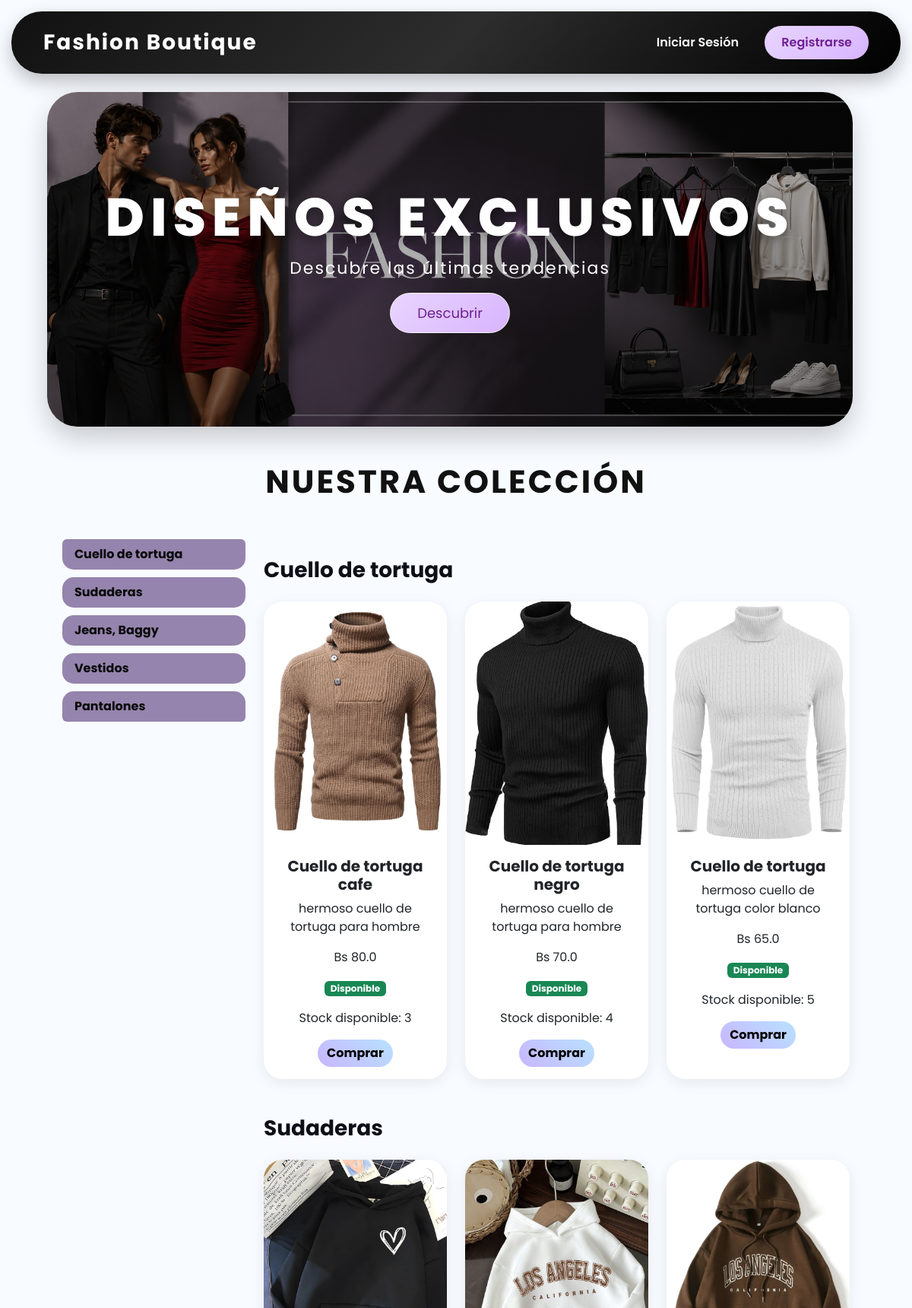
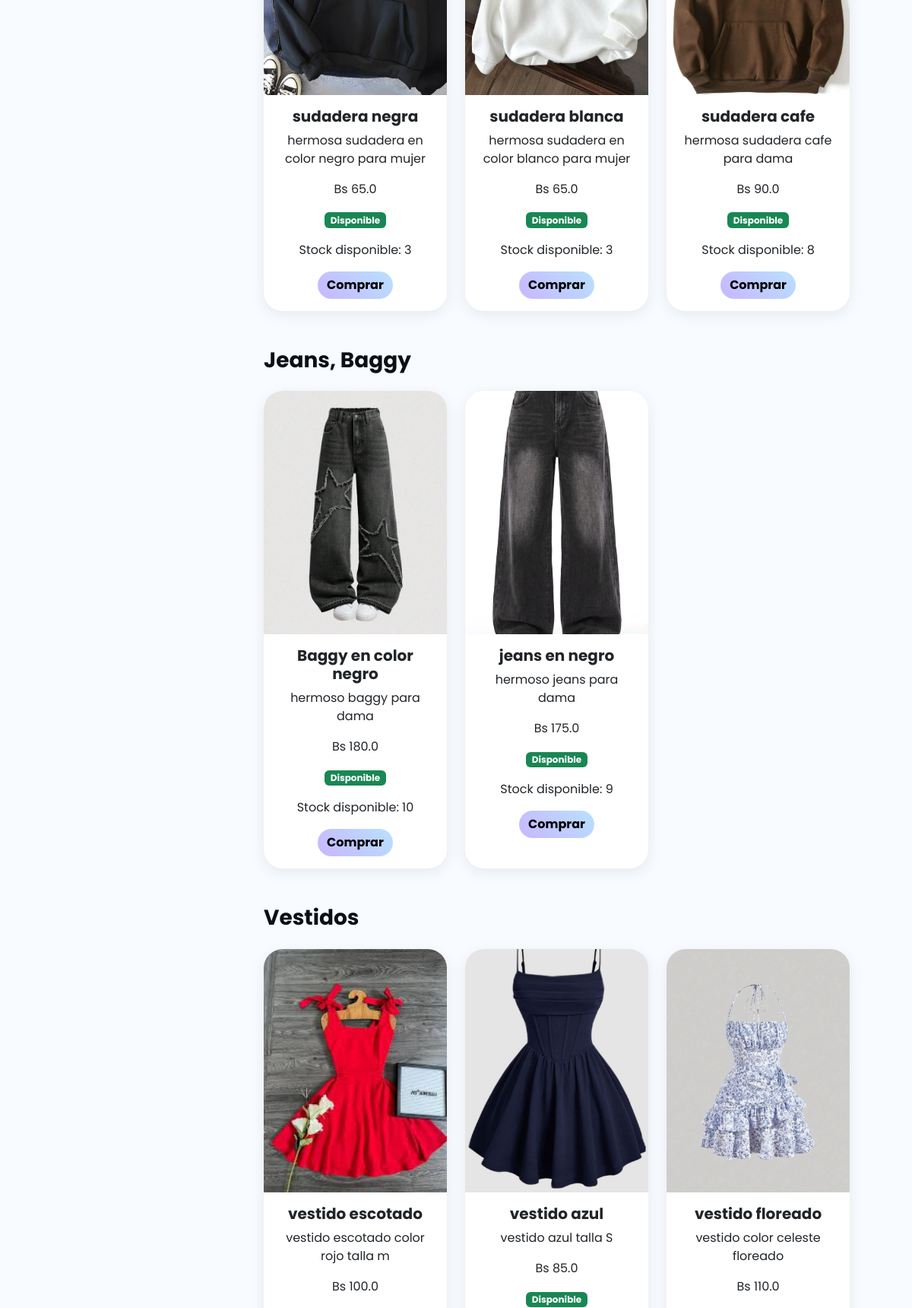
The page / (upper part) on the database its author committed (2 pictures, top to bottom).
### app/models/categoria.py (models this page shows)
class Categoria(db.Model):
    __tablename__ = "categorias"
    id = db.Column(
        db.Integer,
        primary_key=True
    )
    nombre = db.Column(
        db.String(100),
        nullable=False
    )
    descripcion = db.Column(
        db.Text
    )
    productos = db.relationship(
        "Producto",
        backref="categoria",
        lazy=True
    )

### app/models/producto.py (models this page shows)
class Producto(db.Model):
    __tablename__ = "productos"
    id = db.Column(
        db.Integer,
        primary_key=True
    )
    nombre = db.Column(
        db.String(100),
        nullable=False
    )
    descripcion = db.Column(
        db.Text
    )
    precio = db.Column(
        db.Float,
        nullable=False
    )
    stock = db.Column(
        db.Integer,
        default=0
    )
    imagen = db.Column(
        db.String(255)
    )
    categoria_id = db.Column(
        db.Integer,
        db.ForeignKey("categorias.id")
    )

### app/tienda/routes.py (the view)
@tienda_bp.route("/")
def inicio():
    productos = Producto.query.all()
    categorias = Categoria.query.all()
    return render_template(
        "inicio.html",
        productos=productos,
        categorias=categorias
    )

### app/templates/inicio.html (shortened to what this page needs)
{% extends 'base.html' %}
{% block content %}
<section
class="hero-section">
<div class="hero-overlay">
<h1>
DISEÑOS EXCLUSIVOS
</h1>
<p>
Descubre las últimas tendencias
</p>
<a
href="#productos"
class="btn btn-light">
Descubrir
</a>
</div>
</section>
<section
id="productos"
class="container mt-5">
<h2 class="titulo-coleccion">
NUESTRA COLECCIÓN
</h2>
<div class="row">
<div class="col-md-3">
<div class="list-group sticky-top">
{% for categoria in categorias %}
<a
href="#cat{{ categoria.id }}"
class="list-group-item list-group-item-action">
{{ categoria.nombre }}
</a>
{% endfor %}
</div>
</div>
<div class="col-md-9">
{% for categoria in categorias %}
<h3
id="cat{{ categoria.id }}"
class="mt-4 mb-4">
{{ categoria.nombre }}
</h3>
<div class="row">
{% for producto in productos %}
{% if producto.categoria_id == categoria.id %}
<div class="col-md-4 mb-4">
<div class="card h-100">
{% if producto.imagen %}
<img
src="{{ url_for('static',
filename='uploads/' + producto.imagen) }}"
class="card-img-top">
{% endif %}
<div class="card-body">
<h5>
{{ producto.nombre }}
</h5>
<p>
{{ producto.descripcion }}
</p>
<p>
Bs {{ producto.precio }}
</p>
<p>
{% if producto.stock > 0 %}
<span class="badge bg-success">
Disponible
</span>
{% else %}
<span class="badge bg-danger">
Agotado
</span>
{% endif %}
</p>
<p>
Stock disponible:
{{ producto.stock }}
</p>
{% if producto.stock > 0 %}
<a
href="/agregar-carrito/{{ producto.id }}"
class="btn btn-dark">
Comprar
</a>
{% else %}
<button
class="btn btn-danger"
disabled>
Sin stock
</button>
{% endif %}
</div>
</div>
</div>
{% endif %}
{% endfor %}
</div>
{% endfor %}
</div>
</div>
</section>
{% endblock %}

### app/templates/base.html (shortened to what this page needs)
<!DOCTYPE html>
<html>
<head>
    <link href="https://cdn.jsdelivr.net/npm/bootstrap@5.3.3/dist/css/bootstrap.min.css" rel="stylesheet">
    <link rel="stylesheet"
          href="{{ url_for('static', filename='css/style.css') }}">
    </head>
<body>
<nav class="navbar navbar-expand-lg">
    <div class="container-fluid">
        <a class="navbar-brand" href="/">
        Fashion Boutique
        </a>
        <div>
            {% if current_user.is_authenticated %}
                {% if current_user.rol == "admin" %}
                    <a href="/admin/dashboard" class="btn btn-light">
                        Dashboard
                    </a>
                    <a href="/admin/usuarios" class="btn btn-light">
                        Usuarios
                    </a>
                    <a href="/admin/categorias" class="btn btn-light">
                        Categorías
                    </a>
                    <a href="/admin/productos" class="btn btn-light">
                        Productos
                    </a>
                    <a href="/admin/pedidos" class="btn btn-light">
                        Pedidos
                    </a>
                {% elif current_user.rol == "vendedor" %}
                    <a href="/vendedor/categorias" class="btn btn-light">
                        Categorías
                    </a>
                    <a href="/vendedor/productos" class="btn btn-light">
                        Productos
                    </a>
                    <a href="/vendedor/pedidos" class="btn btn-light">
                        Pedidos
                    </a>
                {% elif current_user.rol == "cliente" %}
                    <a href="/" class="btn btn-light">
                        Tienda
                    </a>
                    <a href="/carrito" class="btn btn-light">
                        Carrito
                    </a>
                    <a href="/pedidos" class="btn btn-light">
                        Mis Pedidos
                    </a>
                {% endif %}
                <a href="/logout" class="btn btn-danger">
                    Salir
                </a>
            {% else %}
                <a href="/login" class="btn btn-outline-light">
                    Iniciar Sesión
                </a>
                <a href="/register" class="btn btn-light">
                    Registrarse
                </a>
            {% endif %}
        </div>
    </div>
</nav>
<div class="container mt-4">
    {% block content %}
    {% endblock %}
</div>
</body>
</html>

### app/static/css/style.css (style rules this page uses)
body { background:#f8fbff; font-family:'Segoe UI',sans-serif; margin:0; padding:0; }
.container { max-width:95%; }
.navbar { background: linear-gradient( 135deg, #111111, #2d2d2d, #000000 ); margin:15px; border-radius:40px; padding:15px 30px; box-shadow: 0 10px 25px rgba(0,0,0,.25); }
.navbar-brand { font-size:28px; font-weight:700; letter-spacing:2px; color:white !important; }
.navbar .btn { border:none; border-radius:30px; padding:10px 22px; font-weight:600; margin-left:8px; transition:.3s; }
.btn-light { background:linear-gradient( 135deg, #e8d5ff, #d8b4fe ); color:#6e2092 !important; }
.btn-outline-light { border-radius:30px; padding:10px 22px; }
.hero-section { height:55vh; width:95%; margin:25px auto; border-radius:50px; overflow:hidden; }
.hero-section { height:55vh; background-image:url("/static/banners/baner.jpg"); background-size:cover; background-position:center; display:flex; align-items:center; justify-content:center; position:relative; margin:20px; border-radius:40px; overflow:hidden; box-shadow: 0 15px 35px rgba(0,0,0,.20); }
.hero-overlay { background: linear-gradient( rgba(0,0,0,.20), rgba(0,0,0,.45) ); width:100%; height:100%; display:flex; flex-direction:column; justify-content:center; align-items:center; color:white; text-align:center; border-radius:inherit; }
.hero-overlay h1 { font-size:70px; font-weight:800; letter-spacing:8px; text-shadow: 0 5px 15px rgba(0,0,0,.40); }
.hero-overlay p { font-size:22px; letter-spacing:2px; }
.hero-overlay .btn { border-radius:30px; padding:12px 35px; font-size:18px; }
.list-group { top:20px; position:sticky; }
.list-group-item { background:#9584ad; border:none; margin-bottom:10px; border-radius:15px; font-weight:bold; color:#0a0a0a; transition:.3s; }
.card { border:none; border-radius:25px; overflow:hidden; box-shadow:0 5px 20px rgba(0,0,0,.08); transition:.3s; }
.card img { height:320px; object-fit:cover; }
.card-body { text-align:center; }
.card-body h5 { font-weight:bold; }
.card-body .btn { border-radius:25px; background:linear-gradient( 45deg, #c8b6ff, #b8e1ff ); border:none; color:black; font-weight:bold; }
h2 { font-weight:bold; color:#101011; }
h3 { font-weight:bold; color:#0c0f16; }
body { font-family:'Poppins',sans-serif; background:#f8fbff; }
.btn { transition:.3s; }
.card { transition:.3s; }
.card-img-top { transition:.4s; }
.titulo-coleccion { text-align:center; font-size:42px; font-weight:700; color:#111; letter-spacing:3px; margin-bottom:50px; text-transform:uppercase; }

### rows shown on the page
Categoria: nombre "Cuello de tortuga"
Categoria: nombre "Sudaderas"
Categoria: nombre "Jeans, Baggy"
Categoria: nombre "Vestidos"
Categoria: nombre "Pantalones"
Producto: imagen (picture), nombre "Cuello de tortuga cafe", descripcion "hermoso cuello de tortuga para hombre", precio "80.0", shows "Disponible", stock "3"
Producto: imagen (picture), nombre "Cuello de tortuga negro", descripcion "hermoso cuello de tortuga para hombre", precio "70.0", shows "Disponible", stock "4"
Producto: imagen (picture), nombre "Cuello de tortuga", descripcion "hermoso cuello de tortuga color blanco", precio "65.0", shows "Disponible", stock "5"
Producto: imagen (picture), nombre "sudadera negra", descripcion "hermosa sudadera en color negro para mujer", precio "65.0", shows "Disponible", stock "3"
Producto: imagen (picture), nombre "sudadera blanca", descripcion "hermosa sudadera en color blanco para mujer", precio "65.0", shows "Disponible", stock "3"
Producto: imagen (picture), nombre "sudadera cafe", descripcion "hermosa sudadera cafe para dama", precio "90.0", shows "Disponible", stock "8"
Producto: imagen (picture), nombre "Baggy en color negro", descripcion "hermoso baggy para dama", precio "180.0", shows "Disponible", stock "10"
Producto: imagen (picture), nombre "jeans en negro", descripcion "hermoso jeans para dama", precio "175.0", shows "Disponible", stock "9"
Producto: imagen (picture), nombre "vestido escotado", descripcion "vestido escotado color rojo talla m", precio "100.0"
Producto: imagen (picture), nombre "vestido azul", descripcion "vestido azul talla S", precio "85.0", stock "Disponible"
Producto: imagen (picture), nombre "vestido floreado", descripcion "vestido color celeste floreado", precio "110.0"
